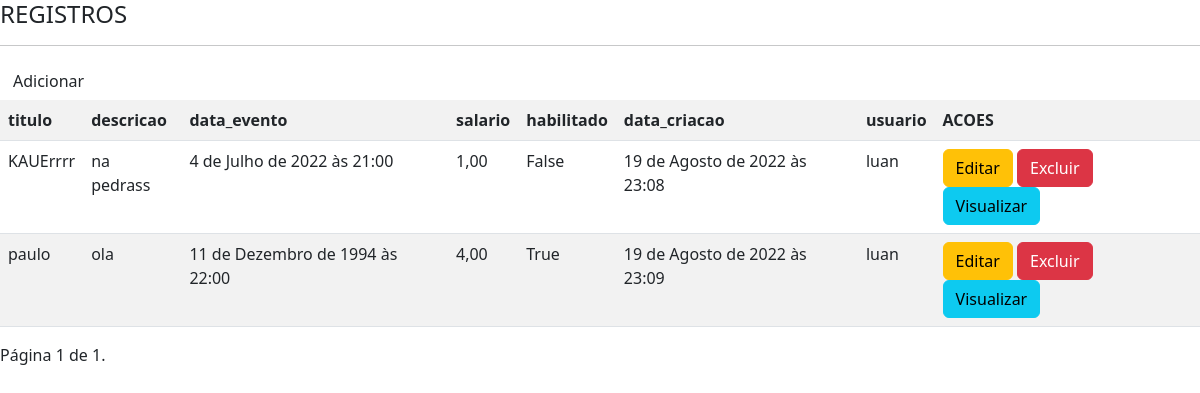
/, run on an earlier commit of the app's database.
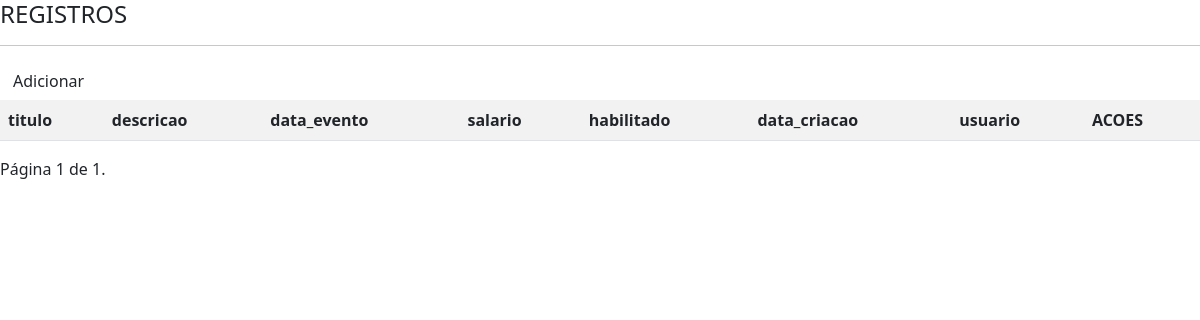
And on a later commit of the database.
### core/models.py (models this page shows, shortened)
class Eventos(models.Model):
    titulo = models.CharField(max_length=100)
    descricao = models.TextField(blank=True, null=True)
    data_evento = models.DateTimeField(verbose_name='Data do Evento')
    salario = models.DecimalField(max_digits=6, decimal_places=2, blank=True, null=True)
    habilitado = models.BooleanField(default=True, blank=True)
    data_criacao = models.DateTimeField(auto_now=True, verbose_name='Data de Criação')
    usuario = models.ForeignKey(User, on_delete=models.CASCADE)

### core/views.py (the view)
# urls.py: path('', views.evento, name='home'),
def evento (request):
    evento_list = Eventos.objects.all()
    page = request.GET.get('page', 1)
    paginator = Paginator(evento_list, 2)
    print('estou aqui')
    try:
        eventos = paginator.page(page)
    except PageNotAnInteger:
        eventos = paginator.page(1)
    except EmptyPage:
        eventos = paginator.page(paginator.num_pages)
    context = {
        'page_obj': eventos
    }
    return render(request,'home.html', context)

### templates/home.html (shortened to what this page needs)
<!DOCTYPE html>
<html lang="pt-br">
<head>
    <link href="https://cdn.jsdelivr.net/npm/bootstrap@5.2.0/dist/css/bootstrap.min.css" rel="stylesheet">
</head>
<body>
</body>
{% block content %}
    <div class=""card">
        <div class="="card-body">
            <h4>REGISTROS</h4>
            <hr>
            <a class="btn btn-sucess" href="{% url 'abra'%}">Adicionar</a>
            <table class="table table-striped">
                    <tr>
                        <th>titulo</th>
                        <th>descricao</th>
                        <th>data_evento</th>
                        <th>salario</th>
                        <th>habilitado</th>
                        <th>data_criacao</th>
                        <th>usuario</th>
                        <th>ACOES</th>
                    </tr>
                    {% for evento in page_obj %}
                         <tr>
                            <td>{{ evento.titulo }}</td>
                            <td>{{ evento.descricao }}</td>
                            <td>{{ evento.data_evento }}</td>
                            <td>{{ evento.salario }}</td>
                            <td>{{ evento.habilitado }}</td>
                            <td>{{ evento.data_criacao }}</td>
                            <td>{{ evento.usuario }}</td>
                            <td>
                                <a href="{%url 'update_evento' pk=evento.pk %}" class="btn btn-warning">Editar</a>
                                <a href="{%url 'delete_evento' pk=evento.pk %}" class="btn btn-danger">Excluir</a>
                                <a href="{%url 'visualizar' pk=evento.pk %}" class="btn btn-info">Visualizar</a>
                            </td>
                        </tr>
                    {% endfor %}
{% endblock%}
            </table>
{% include 'pagination.html'  %}
        </div>
    </div>

### templates/pagination.html (shortened to what this page needs)
<div class="pagination">
    <span class="step-links">
        <span class="current">
            Página {{ page_obj.number }} de {{ page_obj.paginator.num_pages }}.
        </span>
    </span>
</div>

What changed in the data, as far as the page shows it:
removed Eventos: titulo "KAUErrrr", descricao "na pedrass", data_evento "4 de Julho de 2022 às 21:00", salario "1,00", habilitado "False", data_criacao "19 de Agosto de 2022 às 23:08", usuario "luan"
removed Eventos: titulo "paulo", descricao "ola", data_evento "11 de Dezembro de 1994 às 22:00", salario "4,00", habilitado "True", data_criacao "19 de Agosto de 2022 às 23:09", usuario "luan"
